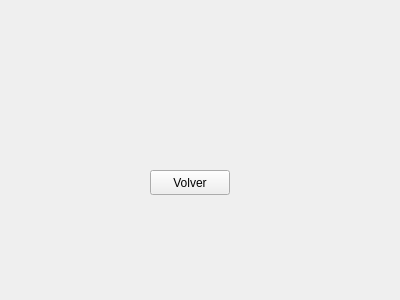
<?xml version="1.0" encoding="UTF-8"?>
<ui version="4.0">
 <class>Ventana</class>
 <widget class="QWidget" name="Ventana">
  <property name="geometry">
   <rect>
    <x>0</x>
    <y>0</y>
    <width>400</width>
    <height>300</height>
   </rect>
  </property>
  <property name="windowTitle">
   <string>Ventana</string>
  </property>
  <widget class="QPushButton" name="pbVolver">
   <property name="geometry">
    <rect>
     <x>150</x>
     <y>170</y>
     <width>80</width>
     <height>25</height>
    </rect>
   </property>
   <property name="text">
    <string>Volver</string>
   </property>
  </widget>
 </widget>
 <resources/>
 <connections/>
</ui>
